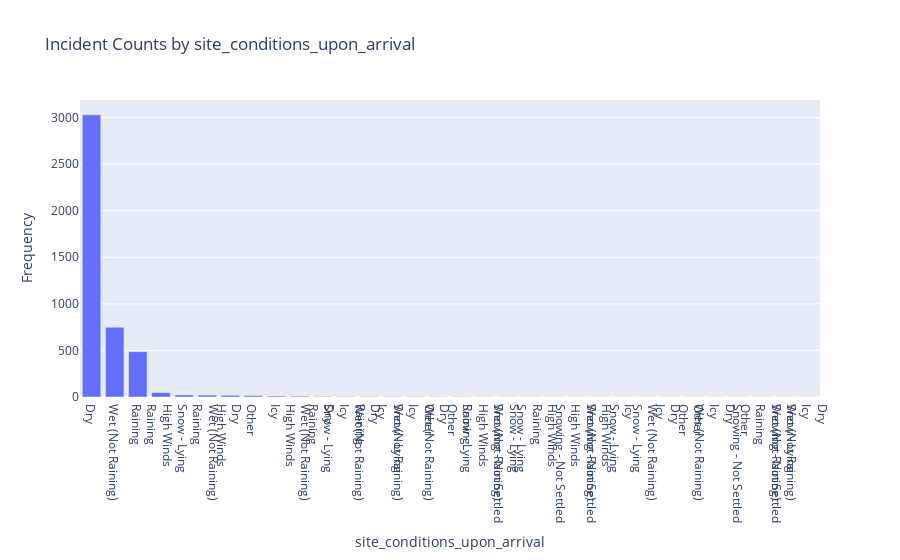

Notebook cell for this chart:
### Code cell
# Calls plot_bar_chart function
plot_bar_chart(df['site_conditions_upon_arrival'].value_counts(), 'site_conditions_upon_arrival', 'Frequency', 'Incident Counts by site_conditions_upon_arrival')

### Figure 1 — Plotly figure (JSON) as saved in the notebook; plotly's stock layout.template omitted (floating-point values rounded to 4 significant figures)
{"data": [{"alignmentgroup": "True", "hovertemplate": "site_conditions_upon_arrival=%{x}<br>Frequency=%{y}<extra></extra>", "legendgroup": "", "marker": {"color": "#636efa", "pattern": {"shape": ""}}, "name": "", "offsetgroup": "", "orientation": "v", "showlegend": false, "textposition": "auto", "type": "bar", "x": ["Dry", "Wet (Not Raining)", "Raining", "High Winds<br>Raining", "Snow - Lying", "Wet (Not Raining)<br>Raining", "Dry<br>High Winds", "Other", "Icy", "Wet (Not Raining)<br>High Winds", "Dry<br>Raining", "Raining<br>Icy<br>Snow - Lying", "Dry<br>Wet (Not Raining)", "Wet (Not Raining)<br>Icy", "Wet (Not Raining)<br>Icy<br>Snow - Lying", "Dry<br>Other", "Snow - Lying<br>Other", "Wet (Not Raining)<br>High Winds<br>Raining", "Snow - Lying<br>Snowing - Not Settled", "Raining<br>Snow - Lying", "High Winds", "Wet (Not Raining)<br>High Winds<br>Snowing - Not Settled", "High Winds<br>Snowing - Not Settled", "Icy<br>Snow - Lying", "Wet (Not Raining)<br>Snow - Lying", "Dry<br>Icy", "Wet (Not Raining)<br>Other", "Dry<br>Icy<br>Other", "Snowing - Not Settled", "Wet (Not Raining)<br>Raining<br>Other", "Wet (Not Raining)<br>Snowing - Not Settled", "Dry<br>Icy<br>Snow - Lying"], "xaxis": "x", "y": [3029, 749, 487, 47, 22, 20, 18, 14, 11, 9, 6, 5, 4, 4, 4, 3, 3, 2, 2, 2, 2, 1, 1, 1, 1, 1, 1, 1, 1, 1, 1, 1], "yaxis": "y"}], "layout": {"barmode": "relative", "legend": {"tracegroupgap": 0}, "title": {"text": "Incident Counts by site_conditions_upon_arrival"}, "xaxis": {"anchor": "y", "domain": [0, 1], "title": {"text": "site_conditions_upon_arrival"}}, "yaxis": {"anchor": "x", "domain": [0, 1], "title": {"text": "Frequency"}}}}
